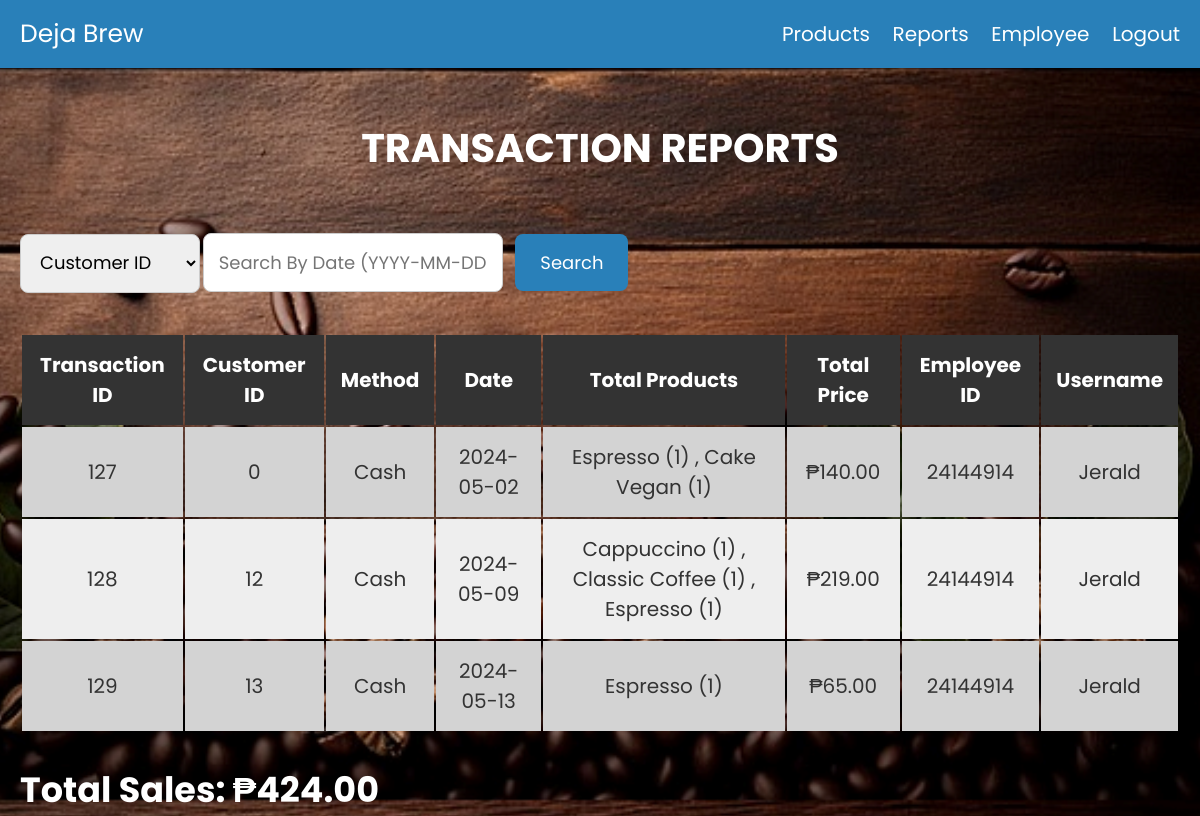
Before: /reports_admin.php with the older database file.
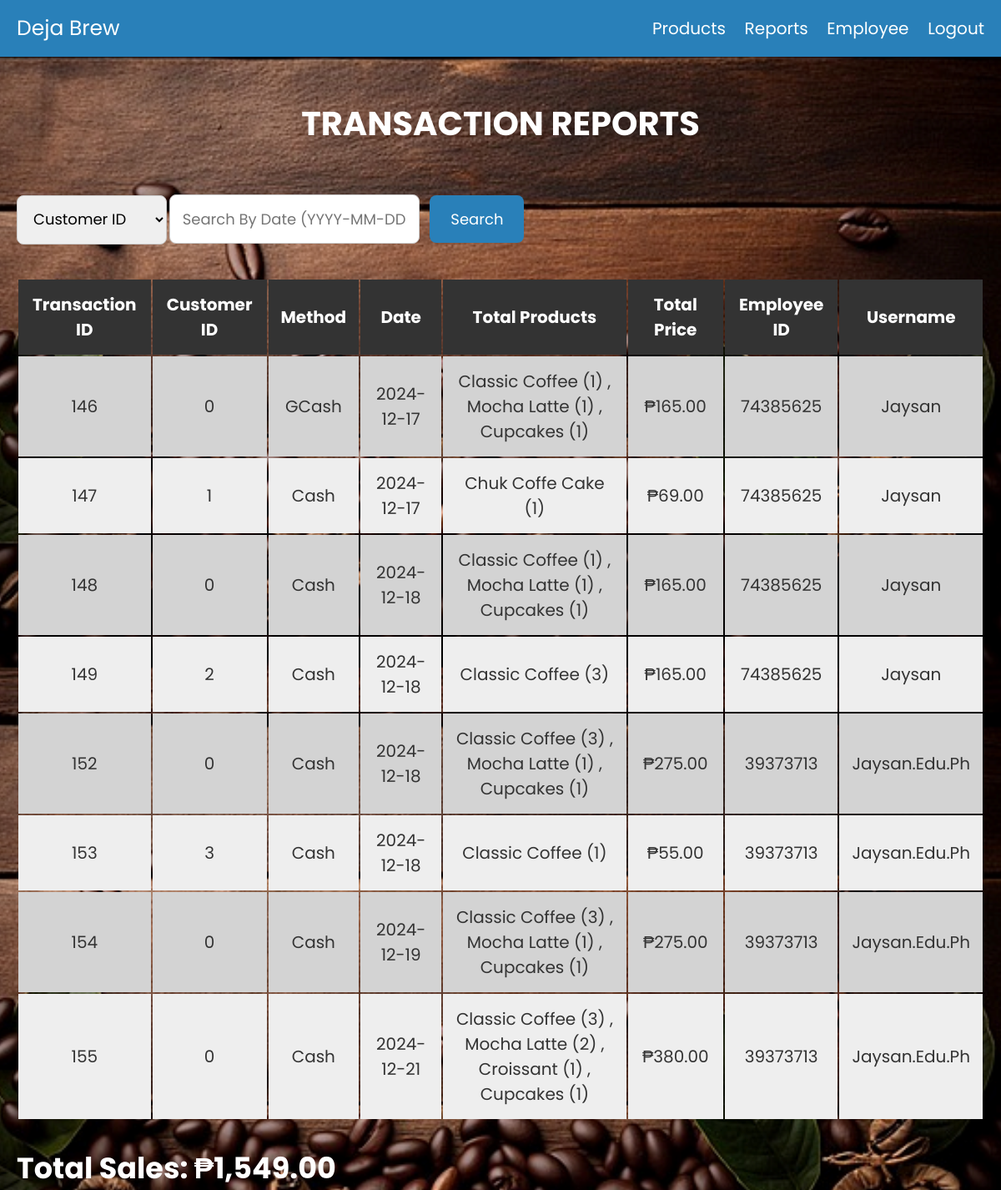
After: the same page with the newer database file.
### tables this page shows
CREATE TABLE `checkout` (
  `transaction_id` int(255) NOT NULL,
  `customer_id` int(255) NOT NULL,
  `method` varchar(255) NOT NULL,
  `date` date NOT NULL DEFAULT current_timestamp(),
  `total_products` varchar(255) NOT NULL,
  `total_price` varchar(255) NOT NULL,
  `user_id` bigint(255) NOT NULL
);

CREATE TABLE `users` (
  `id` bigint(20) NOT NULL,
  `user_id` bigint(20) NOT NULL,
  `user_name` varchar(255) NOT NULL,
  `password` varchar(255) NOT NULL,
  `Role` varchar(20) NOT NULL
);

### reports_admin.php (the view, shortened to what this page needs)
<?php
$search_query = "";
$search_type = "";
?>
<!DOCTYPE html>
<html lang="en">
<head>
    <link rel="stylesheet" href="https://cdnjs.cloudflare.com/ajax/libs/font-awesome/6.0.0/css/all.min.css">
    <link rel="stylesheet" href="css/style.css">
</head>
<body>
<?php include 'header_Admin.php'; ?>
<div class="container">
    <h1 class="heading" style="padding-top: 50px; padding-bottom: 5px; padding-left: 30px; padding-right: 30px; ">Transaction Reports</h1>
    <form action="" method="GET" class="search-form-container">
        <select name="search_type" class="search-type-select">
            <option value="customer_id">Customer ID</option>
        </select>
        <input type="text" name="search" placeholder="<?php echo ($search_type === 'customer_id') ? 'Search by Customer ID' : 'Search by Date (YYYY-MM-DD)'; ?>" value="<?php echo $search_query; ?>" class="search-input">
        <button type="submit" class="search-button">Search</button>
    </form>
    <div class="display-product-table">
        <section>
            <table>
                <thead>
                    <tr>
                        <th>Transaction ID</th>
                        <th>Customer ID</th>
                        <th>Method</th>
                        <th>Date</th>
                        <th>Total Products</th>
                        <th>Total Price</th>
                        <th>Employee ID</th>
                        <th>Username</th>
                    </tr>
                </thead>
                <tbody>
                    <?php
                    include 'config.php';
                    $totalPriceSum = 0;
                    $query = "SELECT checkout.transaction_id, checkout.customer_id, checkout.method, checkout.date, checkout.total_products, checkout.total_price, checkout.user_id, users.user_name FROM checkout INNER JOIN users ON checkout.user_id = users.user_id";
                    $result = mysqli_query($conn, $query);
                    if (mysqli_num_rows($result) > 0) {
                        while ($row = mysqli_fetch_assoc($result)) {
                            echo "<tr>";
                            echo "<td>" . $row['transaction_id'] . "</td>";
                            echo "<td>" . $row['customer_id'] . "</td>";
                            echo "<td>" . $row['method'] . "</td>";
                            echo "<td>" . $row['date'] . "</td>";
                            echo "<td>" . $row['total_products'] . "</td>";
                            echo "<td>₱" . $row['total_price'] . ".00</td>";
                            echo "<td>" . $row['user_id'] . "</td>";
                            echo "<td>" . $row['user_name'] . "</td>";
                            echo "</tr>";
                            $totalPriceSum += $row['total_price'];
                        }
                    } else {
                        echo "<tr><td colspan='8'>No records found</td></tr>";
                    }
                    ?>
                </tbody>
            </table>
        </section>
    </div>
    <div class="total_sales">Total Sales: ₱<?php echo number_format($totalPriceSum, 2); ?></div>
</div>
</body>
</html>

Changed rows visible on the page:
removed checkout: transaction "127", customer "0", method "Cash", date "2024-05-02", total_products "Espresso (1) , Cake Vegan (1)", total_price "140", user "24144914", users.user_name "Jerald"
removed checkout: transaction "128", customer "12", method "Cash", date "2024-05-09", total_products "Cappuccino (1) , Classic Coffee (1) , Espresso (1)", total_price "219", user "24144914", users.user_name "Jerald"
removed checkout: transaction "129", customer "13", method "Cash", date "2024-05-13", total_products "Espresso (1)", total_price "65", user "24144914", users.user_name "Jerald"
added checkout: transaction "146", customer "0", method "GCash", date "2024-12-17", total_products "Classic Coffee (1) , Mocha Latte (1) , Cupcakes (1)", total_price "165", user "74385625", users.user_name "Jaysan"
added checkout: transaction "147", customer "1", method "Cash", date "2024-12-17", total_products "Chuk Coffe Cake (1)", total_price "69", user "74385625", users.user_name "Jaysan"
added checkout: transaction "148", customer "0", method "Cash", date "2024-12-18", total_products "Classic Coffee (1) , Mocha Latte (1) , Cupcakes (1)", total_price "165", user "74385625", users.user_name "Jaysan"
added checkout: transaction "149", customer "2", method "Cash", date "2024-12-18", total_products "Classic Coffee (3)", total_price "165", user "74385625", users.user_name "Jaysan"
added checkout: transaction "152", customer "0", method "Cash", date "2024-12-18", total_products "Classic Coffee (3) , Mocha Latte (1) , Cupcakes (1)", total_price "275", user "39373713", users.user_name "Jaysan.edu.ph"
added checkout: transaction "153", customer "3", method "Cash", date "2024-12-18", total_products "Classic Coffee (1)", total_price "55", user "39373713", users.user_name "Jaysan.edu.ph"
added checkout: transaction "154", customer "0", method "Cash", date "2024-12-19", total_products "Classic Coffee (3) , Mocha Latte (1) , Cupcakes (1)", total_price "275", user "39373713", users.user_name "Jaysan.edu.ph"
added checkout: transaction "155", customer "0", method "Cash", date "2024-12-21", total_products "Classic Coffee (3) , Mocha Latte (2) , Croissant (1) , Cupcakes (1)", total_price "380", user "39373713", users.user_name "Jaysan.edu.ph"
Other visible differences:
$totalPriceSum: "424.00" → "1,549.00"
